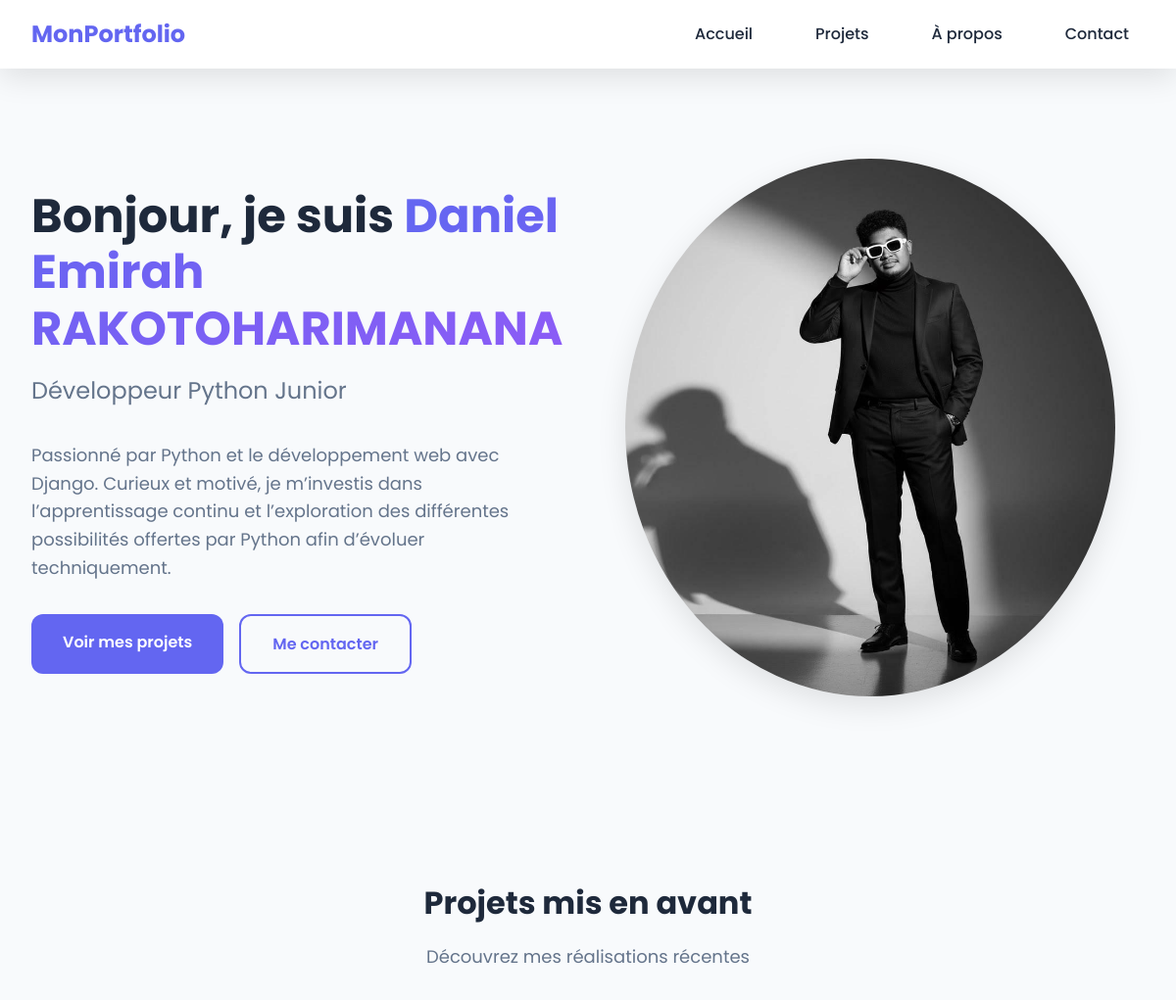
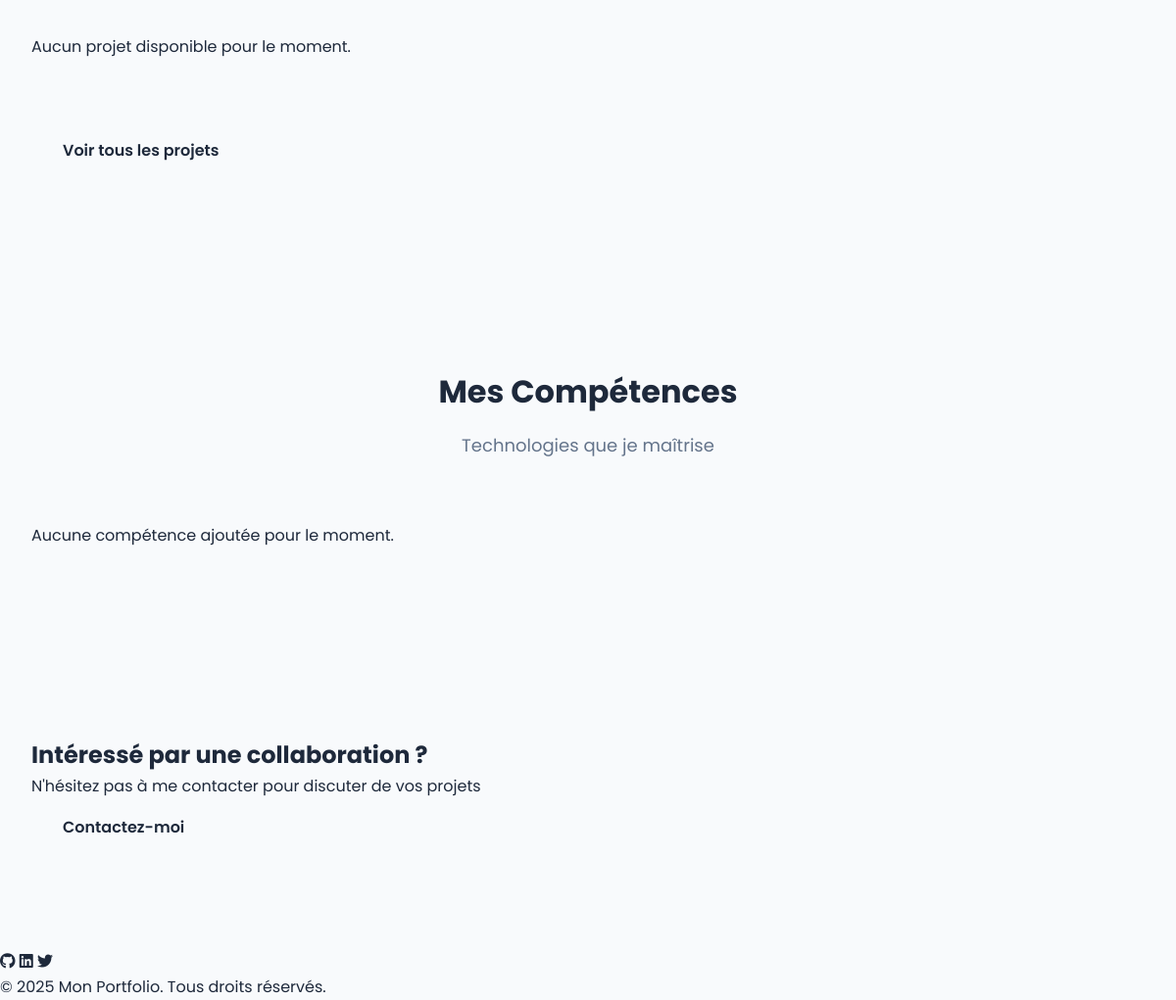
The page / on the database its author committed (2 pictures, top to bottom).
### portfolio/models.py (models this page shows, shortened)
class Profile(models.Model):
    full_name = models.CharField(max_length=100, verbose_name="Nom complet")
    title = models.CharField(max_length=200, verbose_name="Titre professionnel")
    bio = models.TextField(verbose_name="Biographie")
    profile_picture = models.ImageField(upload_to='profile/', verbose_name="Photo de profil")
    email = models.EmailField(verbose_name="Email")
    phone = models.CharField(max_length=20, blank=True, null=True, verbose_name="Téléphone")
    github_link = models.URLField(blank=True, null=True, verbose_name="Lien GitHub")
    linkedin_link = models.URLField(blank=True, null=True, verbose_name="Lien LinkedIn")
    twitter_link = models.URLField(blank=True, null=True, verbose_name="Lien Twitter")
    cv_file = models.FileField(upload_to='cv/', blank=True, null=True, verbose_name="Fichier CV")
    class Meta:
        verbose_name = "Profil"
        verbose_name_plural = "Profils"

### portfolio/views.py (the view)
# urls.py: path('', views.home, name='home'),
def home(request):
    profile = Profile.objects.first()
    featured_projects = Project.objects.filter(is_featured=True)[:3]
    skills = Skill.objects.all()
    context = {
        'profile': profile,              # Informations du profil
        'projects': featured_projects,   # Projets mis en avant
        'skills': skills,                # Liste des compétences
    }
    return render(request, 'portfolio/home.html', context)

### templates/portfolio/home.html (shortened to what this page needs)
{% extends 'portfolio/base.html' %}
{% load static %}
{% block content %}
<section class="hero">
    <div class="hero-content">
        {% if profile %}
            <h1 class="hero-title">
                Bonjour, je suis <span class="highlight">{{ profile.full_name }}</span>
            </h1>
            <p class="hero-subtitle">{{ profile.title }}</p>
            <p class="hero-description">
                {{ profile.bio|truncatewords:30 }}
            </p>
            <div class="hero-buttons">
                <a href="{% url 'projects' %}" class="btn btn-primary">
                    Voir mes projets
                </a>
                <a href="{% url 'contact' %}" class="btn btn-secondary">
                    Me contacter
                </a>
            </div>
        {% else %}
            <h1 class="hero-title">Bienvenue sur mon Portfolio</h1>
            <p class="hero-subtitle">Développeur Web passionné</p>
        {% endif %}
    </div>
    <div class="hero-image">
        {% if profile and profile.profile_picture %}
            <img src="{{ profile.profile_picture.url }}" alt="{{ profile.full_name }}">
        {% else %}
            <img src="{% static 'images/default-avatar.png' %}" alt="Avatar">
        {% endif %}
    </div>
</section>
<section class="featured-projects">
    <div class="container">
        <h2 class="section-title">Projets mis en avant</h2>
        <p class="section-subtitle">Découvrez mes réalisations récentes</p>
        <div class="projects-grid">
            {% for project in projects %}
                <div class="project-card">
                    <div class="project-image">
                        <img src="{{ project.image.url }}" alt="{{ project.title }}">
                        <div class="project-overlay">
                            <a href="{% url 'project_detail' project.pk %}" class="btn-view">
                                Voir les détails
                            </a>
                        </div>
                    </div>
                    <div class="project-content">
                        <h3 class="project-title">{{ project.title }}</h3>
                        <p class="project-description">{{ project.description }}</p>
                        <div class="project-tags">
                            {% for tech in project.technologies.split %}
                                <span class="tag">{{ tech }}</span>
                            {% endfor %}
                        </div>
                    </div>
                </div>
            {% empty %}
                <p class="no-projects">Aucun projet disponible pour le moment.</p>
            {% endfor %}
        </div>
        <div class="section-cta">
            <a href="{% url 'projects' %}" class="btn btn-outline">
                Voir tous les projets
            </a>
        </div>
    </div>
</section>
<section class="skills-section">
    <div class="container">
        <h2 class="section-title">Mes Compétences</h2>
        <p class="section-subtitle">Technologies que je maîtrise</p>
        <div class="skills-grid">
            {% for skill in skills %}
                <div class="skill-card">
                    {% if skill.icon %}
                        <i class="{{ skill.icon }} skill-icon"></i>
                    {% endif %}
                    <h3 class="skill-name">{{ skill.name }}</h3>
                    <p class="skill-category">{{ skill.category }}</p>
                    <div class="skill-bar">
                        <div class="skill-progress" style="width: {{ skill.level }}%;">
                            <span class="skill-percentage">{{ skill.level }}%</span>
                        </div>
                    </div>
                </div>
            {% empty %}
                <p>Aucune compétence ajoutée pour le moment.</p>
            {% endfor %}
        </div>
    </div>
</section>
<section class="cta-section">
    <div class="container">
        <h2 class="cta-title">Intéressé par une collaboration ?</h2>
        <p class="cta-text">N'hésitez pas à me contacter pour discuter de vos projets</p>
        <a href="{% url 'contact' %}" class="btn btn-large">
            Contactez-moi
        </a>
    </div>
</section>
{% endblock %}

### static/css/style.css (style rules this page uses)
:root { --primary-color: #6366f1; --secondary-color: #8b5cf6; --accent-color: #ec4899; --dark-bg: #0f172a; --light-bg: #f8fafc; --text-dark: #1e293b; --text-light: #64748b; --white: #ffffff; --spacing-xs: 0.5rem; --spacing-sm: 1rem; --spacing-md: 2rem; --spacing-lg: 4rem; --spacing-xl: 6rem; --font-family: 'Poppins', sans-serif; --font-size-base: 1rem; --font-size-lg: 1.125rem; --font-size-xl: 1.5rem; --font-size-2xl: 2rem; --font-size-3xl: 3rem; --border-radius: 12px; --box-shadow: 0 10px 30px rgba(0, 0, 0, 0.1); --transition: all 0.3s ease; }
* { margin: 0; padding: 0; box-sizing: border-box; }
body { font-family: var(--font-family); font-size: var(--font-size-base); line-height: 1.6; color: var(--text-dark); background-color: var(--light-bg); overflow-x: hidden; }
a { text-decoration: none; color: inherit; transition: var(--transition); }
.container { max-width: 1200px; margin: 0 auto; padding: 0 var(--spacing-md); }
.hero { display: grid; grid-template-columns: 1fr 1fr; gap: var(--spacing-lg); align-items: center; min-height: calc(100vh - 80px); padding: var(--spacing-lg) var(--spacing-md); }
.hero-content { max-width: 600px; }
.hero-title { font-size: var(--font-size-3xl); font-weight: 700; line-height: 1.2; margin-bottom: var(--spacing-sm); }
.highlight { color: var(--primary-color); background: linear-gradient(120deg, var(--primary-color), var(--secondary-color)); background-clip: text; -webkit-background-clip: text; -webkit-text-fill-color: transparent; }
.hero-subtitle { font-size: var(--font-size-xl); color: var(--text-light); margin-bottom: var(--spacing-md); }
.hero-description { font-size: var(--font-size-lg); color: var(--text-light); margin-bottom: var(--spacing-md); }
.hero-buttons { display: flex; gap: var(--spacing-sm); flex-wrap: wrap; }
.hero-image img { width: 100%; max-width: 500px; border-radius: 50%; box-shadow: var(--box-shadow); }
.btn { display: inline-block; padding: var(--spacing-sm) var(--spacing-md); border-radius: var(--border-radius); font-weight: 600; text-align: center; cursor: pointer; transition: var(--transition); border: none; }
.btn-primary { background-color: var(--primary-color); color: var(--white); }
.btn-secondary { background-color: transparent; color: var(--primary-color); border: 2px solid var(--primary-color); }
section { padding: var(--spacing-xl) 0; }
.section-title { font-size: var(--font-size-2xl); font-weight: 700; text-align: center; margin-bottom: var(--spacing-sm); }
.section-subtitle { font-size: var(--font-size-lg); color: var(--text-light); text-align: center; margin-bottom: var(--spacing-lg); }
.projects-grid { display: grid; grid-template-columns: repeat(auto-fit, minmax(300px, 1fr)); gap: var(--spacing-md); margin-bottom: var(--spacing-lg); }

### rows shown on the page
Profile: full_name "Daniel Emirah RAKOTOHARIMANANA", title "Développeur Python Junior", bio "Passionné par Python et le développement web avec Django. Curieux et motivé, je m’investis dans l’apprentissage continu et l’exploration des différentes possibilités offertes par Python afin d’évoluer techniquement.", profile_picture (picture)
